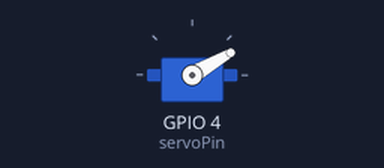
Simulated run of this sketch. Board: ESP32. On the bench: servo. What the sketch prints to the serial monitor is not drawn.

Above: at 0.05 s.
Timing chart, 0 to 4.6 s (numbered marks = the images above):
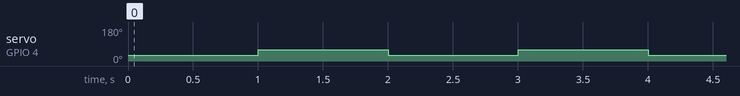

The sketch:

servo.ino
```cpp
#include <ESP32Servo.h>

Servo myServo;
int servoPin = 4;

void setup() {
  // put your setup code here, to run once:
  myServo.attach(servoPin);
  Serial.begin(115200);
}

void loop() {
  // put your main code here, to run repeatedly:
  myServo.write(30);
  delay(1000);
  Serial.println("hi");

  myServo.write(60);
  delay(1000);

}
```

Measured:
- by itself, servo on GPIO 4 (servoPin): alternates 60° for 1.0 s and 30° for 1.0 s
